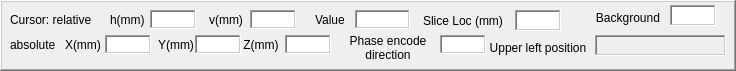
    <widget class="QFrame" name="frame_5">
     <property name="geometry">
      <rect>
       <x>5</x>
       <y>260</y>
       <width>736</width>
       <height>71</height>
      </rect>
     </property>
     <property name="autoFillBackground">
      <bool>true</bool>
     </property>
     <property name="frameShape">
      <enum>QFrame::WinPanel</enum>
     </property>
     <property name="frameShadow">
      <enum>QFrame::Raised</enum>
     </property>
     <widget class="QLabel" name="label_27">
      <property name="geometry">
       <rect>
        <x>205</x>
        <y>10</y>
        <width>42</width>
        <height>19</height>
       </rect>
      </property>
      <property name="text">
       <string>v(mm)</string>
      </property>
      <property name="alignment">
       <set>Qt::AlignCenter</set>
      </property>
      <property name="wordWrap">
       <bool>true</bool>
      </property>
     </widget>
     <widget class="QLabel" name="label_28">
      <property name="geometry">
       <rect>
        <x>315</x>
        <y>10</y>
        <width>39</width>
        <height>19</height>
       </rect>
      </property>
      <property name="text">
       <string>Value</string>
      </property>
     </widget>
     <widget class="QTextEdit" name="lblValue">
      <property name="geometry">
       <rect>
        <x>355</x>
        <y>10</y>
        <width>55</width>
        <height>19</height>
       </rect>
      </property>
      <property name="frameShape">
       <enum>QFrame::WinPanel</enum>
      </property>
      <property name="verticalScrollBarPolicy">
       <enum>Qt::ScrollBarAlwaysOff</enum>
      </property>
     </widget>
     <widget class="QTextEdit" name="lblH">
      <property name="geometry">
       <rect>
        <x>150</x>
        <y>10</y>
        <width>46</width>
        <height>19</height>
       </rect>
      </property>
      <property name="frameShape">
       <enum>QFrame::WinPanel</enum>
      </property>
      <property name="verticalScrollBarPolicy">
       <enum>Qt::ScrollBarAlwaysOff</enum>
      </property>
     </widget>
     <widget class="QLabel" name="label_29">
      <property name="geometry">
       <rect>
        <x>110</x>
        <y>10</y>
        <width>43</width>
        <height>19</height>
       </rect>
      </property>
      <property name="text">
       <string>h(mm)</string>
      </property>
     </widget>
     <widget class="QTextEdit" name="lblV">
      <property name="geometry">
       <rect>
        <x>250</x>
        <y>10</y>
        <width>46</width>
        <height>19</height>
       </rect>
      </property>
      <property name="frameShape">
       <enum>QFrame::WinPanel</enum>
      </property>
      <property name="verticalScrollBarPolicy">
       <enum>Qt::ScrollBarAlwaysOff</enum>
      </property>
     </widget>
     <widget class="QTextEdit" name="lblPhaseEncodeDirection">
      <property name="geometry">
       <rect>
        <x>440</x>
        <y>35</y>
        <width>46</width>
        <height>19</height>
       </rect>
      </property>
      <property name="frameShape">
       <enum>QFrame::WinPanel</enum>
      </property>
      <property name="verticalScrollBarPolicy">
       <enum>Qt::ScrollBarAlwaysOff</enum>
      </property>
     </widget>
     <widget class="QLabel" name="label_30">
      <property name="geometry">
       <rect>
        <x>335</x>
        <y>25</y>
        <width>106</width>
        <height>46</height>
       </rect>
      </property>
      <property name="text">
       <string>Phase encode direction</string>
      </property>
      <property name="alignment">
       <set>Qt::AlignCenter</set>
      </property>
      <property name="wordWrap">
       <bool>true</bool>
      </property>
     </widget>
     <widget class="QTextEdit" name="lblSliceLocation">
      <property name="geometry">
       <rect>
        <x>515</x>
        <y>10</y>
        <width>46</width>
        <height>21</height>
       </rect>
      </property>
      <property name="frameShape">
       <enum>QFrame::WinPanel</enum>
      </property>
      <property name="verticalScrollBarPolicy">
       <enum>Qt::ScrollBarAlwaysOff</enum>
      </property>
     </widget>
     <widget class="QLabel" name="label_14">
      <property name="geometry">
       <rect>
        <x>410</x>
        <y>5</y>
        <width>106</width>
        <height>31</height>
       </rect>
      </property>
      <property name="text">
       <string>Slice Loc (mm)</string>
      </property>
      <property name="alignment">
       <set>Qt::AlignCenter</set>
      </property>
      <property name="wordWrap">
       <bool>true</bool>
      </property>
     </widget>
     <widget class="QLabel" name="label_43">
      <property name="geometry">
       <rect>
        <x>65</x>
        <y>35</y>
        <width>43</width>
        <height>19</height>
       </rect>
      </property>
      <property name="text">
       <string>X(mm)</string>
      </property>
     </widget>
     <widget class="QTextEdit" name="lblY">
      <property name="geometry">
       <rect>
        <x>195</x>
        <y>35</y>
        <width>46</width>
        <height>19</height>
       </rect>
      </property>
      <property name="frameShape">
       <enum>QFrame::WinPanel</enum>
      </property>
      <property name="verticalScrollBarPolicy">
       <enum>Qt::ScrollBarAlwaysOff</enum>
      </property>
     </widget>
     <widget class="QTextEdit" name="lblX">
      <property name="geometry">
       <rect>
        <x>105</x>
        <y>35</y>
        <width>46</width>
        <height>19</height>
       </rect>
      </property>
      <property name="frameShape">
       <enum>QFrame::WinPanel</enum>
      </property>
      <property name="verticalScrollBarPolicy">
       <enum>Qt::ScrollBarAlwaysOff</enum>
      </property>
     </widget>
     <widget class="QLabel" name="label_44">
      <property name="geometry">
       <rect>
        <x>155</x>
        <y>35</y>
        <width>42</width>
        <height>19</height>
       </rect>
      </property>
      <property name="text">
       <string>Y(mm)</string>
      </property>
      <property name="alignment">
       <set>Qt::AlignCenter</set>
      </property>
      <property name="wordWrap">
       <bool>true</bool>
      </property>
     </widget>
     <widget class="QTextEdit" name="lblZ">
      <property name="geometry">
       <rect>
        <x>285</x>
        <y>35</y>
        <width>46</width>
        <height>19</height>
       </rect>
      </property>
      <property name="frameShape">
       <enum>QFrame::WinPanel</enum>
      </property>
      <property name="verticalScrollBarPolicy">
       <enum>Qt::ScrollBarAlwaysOff</enum>
      </property>
     </widget>
     <widget class="QLabel" name="label_45">
      <property name="geometry">
       <rect>
        <x>240</x>
        <y>35</y>
        <width>42</width>
        <height>19</height>
       </rect>
      </property>
      <property name="text">
       <string>Z(mm)</string>
      </property>
      <property name="alignment">
       <set>Qt::AlignCenter</set>
      </property>
      <property name="wordWrap">
       <bool>true</bool>
      </property>
     </widget>
     <widget class="QLabel" name="label_46">
      <property name="geometry">
       <rect>
        <x>10</x>
        <y>10</y>
        <width>91</width>
        <height>19</height>
       </rect>
      </property>
      <property name="text">
       <string>Cursor: relative</string>
      </property>
     </widget>
     <widget class="QLabel" name="label_47">
      <property name="geometry">
       <rect>
        <x>10</x>
        <y>35</y>
        <width>51</width>
        <height>19</height>
       </rect>
      </property>
      <property name="text">
       <string>absolute</string>
      </property>
     </widget>
     <widget class="QLabel" name="label_60">
      <property name="geometry">
       <rect>
        <x>585</x>
        <y>5</y>
        <width>86</width>
        <height>26</height>
       </rect>
      </property>
      <property name="text">
       <string>Background</string>
      </property>
      <property name="alignment">
       <set>Qt::AlignCenter</set>
      </property>
      <property name="wordWrap">
       <bool>true</bool>
      </property>
     </widget>
     <widget class="QTextEdit" name="lblBackGround">
      <property name="geometry">
       <rect>
        <x>670</x>
        <y>5</y>
        <width>46</width>
        <height>21</height>
       </rect>
      </property>
      <property name="frameShape">
       <enum>QFrame::WinPanel</enum>
      </property>
      <property name="verticalScrollBarPolicy">
       <enum>Qt::ScrollBarAlwaysOff</enum>
      </property>
     </widget>
     <widget class="QLabel" name="lblUpperLeft">
      <property name="geometry">
       <rect>
        <x>595</x>
        <y>35</y>
        <width>131</width>
        <height>21</height>
       </rect>
      </property>
      <property name="font">
       <font>
        <pointsize>7</pointsize>
       </font>
      </property>
      <property name="autoFillBackground">
       <bool>true</bool>
      </property>
      <property name="frameShape">
       <enum>QFrame::WinPanel</enum>
      </property>
      <property name="frameShadow">
       <enum>QFrame::Sunken</enum>
      </property>
      <property name="text">
       <string/>
      </property>
     </widget>
     <widget class="QLabel" name="label_62">
      <property name="geometry">
       <rect>
        <x>480</x>
        <y>35</y>
        <width>116</width>
        <height>26</height>
       </rect>
      </property>
      <property name="text">
       <string>Upper left position</string>
      </property>
      <property name="alignment">
       <set>Qt::AlignCenter</set>
      </property>
      <property name="wordWrap">
       <bool>true</bool>
      </property>
     </widget>
    </widget>
